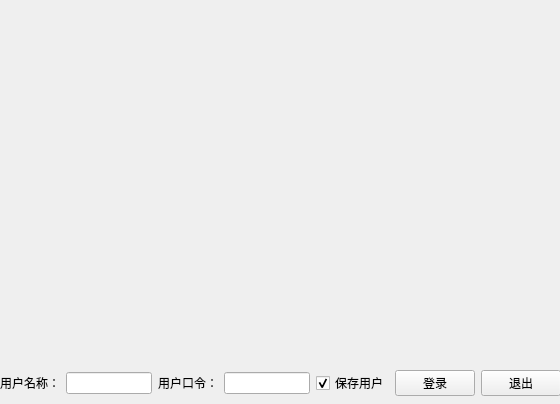
<?xml version="1.0" encoding="UTF-8"?>
<ui version="4.0">
 <class>MainWindow</class>
 <widget class="QMainWindow" name="MainWindow">
  <property name="geometry">
   <rect>
    <x>0</x>
    <y>0</y>
    <width>560</width>
    <height>404</height>
   </rect>
  </property>
  <property name="windowTitle">
   <string>WPS Office 2019-测试版</string>
  </property>
  <property name="windowIcon">
   <iconset resource="images.qrc">
    <normaloff>:/new/prefix1/images/Doc.ico</normaloff>:/new/prefix1/images/Doc.ico</iconset>
  </property>
  <widget class="QWidget" name="centralwidget">
   <widget class="QLabel" name="label">
    <property name="geometry">
     <rect>
      <x>0</x>
      <y>0</y>
      <width>561</width>
      <height>361</height>
     </rect>
    </property>
    <property name="text">
     <string/>
    </property>
    <property name="pixmap">
     <pixmap resource="images.qrc">:/new/prefix1/images/wps2.jpg</pixmap>
    </property>
   </widget>
   <widget class="QWidget" name="">
    <property name="geometry">
     <rect>
      <x>0</x>
      <y>370</y>
      <width>561</width>
      <height>26</height>
     </rect>
    </property>
    <layout class="QHBoxLayout" name="horizontalLayout">
     <item>
      <widget class="QLabel" name="label_2">
       <property name="text">
        <string>用户名称：</string>
       </property>
      </widget>
     </item>
     <item>
      <widget class="QLineEdit" name="lineEdit_User"/>
     </item>
     <item>
      <widget class="QLabel" name="label_3">
       <property name="text">
        <string>用户口令：</string>
       </property>
      </widget>
     </item>
     <item>
      <widget class="QLineEdit" name="lineEdit_command"/>
     </item>
     <item>
      <widget class="QCheckBox" name="checkBox_Save">
       <property name="text">
        <string>保存用户</string>
       </property>
       <property name="checked">
        <bool>true</bool>
       </property>
      </widget>
     </item>
     <item>
      <widget class="QPushButton" name="pushButton_Login">
       <property name="text">
        <string>登录</string>
       </property>
       <property name="icon">
        <iconset resource="images.qrc">
         <normaloff>:/new/prefix1/images/704.bmp</normaloff>:/new/prefix1/images/704.bmp</iconset>
       </property>
      </widget>
     </item>
     <item>
      <widget class="QPushButton" name="pushButton_Exit">
       <property name="text">
        <string>退出</string>
       </property>
       <property name="icon">
        <iconset resource="images.qrc">
         <normaloff>:/new/prefix1/images/706.bmp</normaloff>:/new/prefix1/images/706.bmp</iconset>
       </property>
      </widget>
     </item>
    </layout>
   </widget>
  </widget>
 </widget>
 <resources>
  <include location="images.qrc"/>
 </resources>
 <connections/>
</ui>
